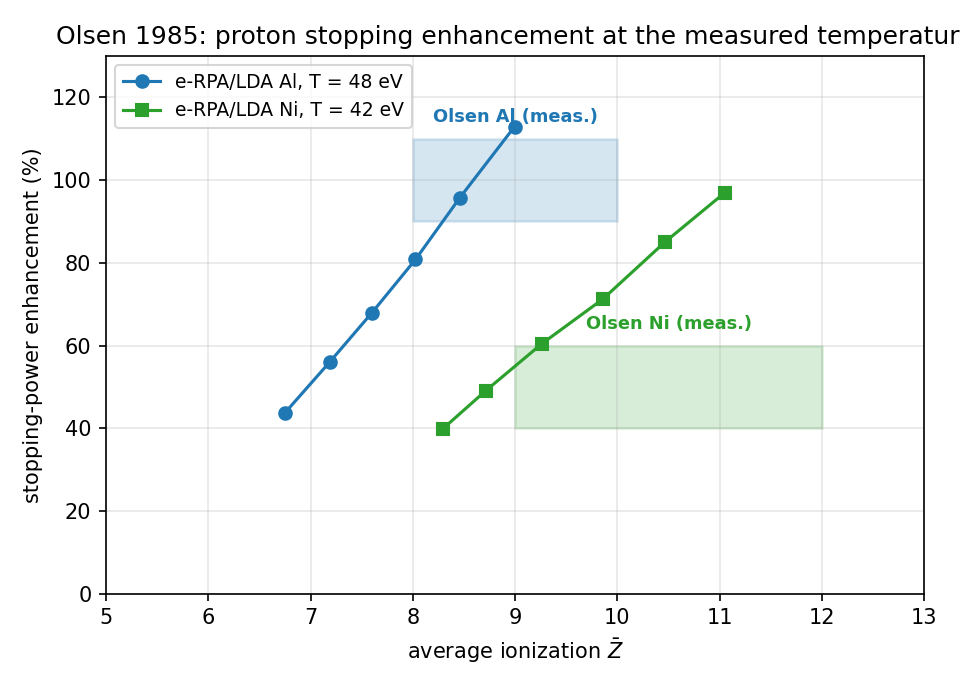

The script that saved this image:
# SPDX-License-Identifier: GPL-3.0-or-later
# Copyright (C) 2026 T. A. Mehlhorn, M. F. Gu, and I. Golovkin
"""
olsen_enhancement.py -- connect the e-RPA/LDA model to the Olsen 1985 data.

Olsen et al. (J. Appl. Phys. 58, 2958, 1985) measured the stopping-power
enhancement of 1.6 MeV protons in beam-heated Al and Ni foils: ~100% (Al) and
~50% (Ni) at peak intensity, with inferred average ionizations Zbar=8-10 (Al)
and 9-12 (Ni) at peak electron temperatures of 48 eV (Al) and 42 eV (Ni).

The enhancement is strongly density dependent, so we do NOT guess the expanded
foil density.  Instead we fix the temperature at the measured peak value and
scan density; the average-atom ionization balance then gives Zbar(rho), and the
density consistent with the measured Zbar is the physically correct one (Saha
constraint).  We plot the enhancement -- the reduction in the 1.6 MeV proton
range relative to cold matter -- along each measured isotherm vs Zbar, with the
measured enhancements overlaid.

Run (fac env):  python olsen_enhancement.py
"""
import os
import numpy as np
import matplotlib
matplotlib.use('Agg')
import matplotlib.pyplot as plt
from matplotlib.patches import Rectangle
from multiprocessing import Pool

EPROBE = 1.6                                   # MeV proton
# (name, Z, peak T eV, density scan, colour, marker, measured: Zlo,Zhi,Elo,Ehi)
CASES = [('Al', 13, 48, [0.002, 0.005, 0.01, 0.02, 0.04, 0.08],
          'tab:blue', 'o', (8, 10, 90, 110)),
         ('Ni', 28, 42, [0.005, 0.01, 0.02, 0.04, 0.08, 0.15],
          'tab:green', 's', (9, 12, 40, 60))]
WORK = '/tmp/olsenh'


def run(job):
    name, zt, T, rho = job
    od = '%s/%s_%g_%g' % (WORK, name, T, rho)
    os.system('python dedx.py --zt=%d --zp=1 --d=%g --t=%g --aa=2 --nuc=0 '
              '--emin=0.02 --emax=3 --mep=40 --od=%s >/dev/null 2>&1'
              % (zt, rho, T, od))


def read(od):
    zb = np.nan
    for ln in open('%s/dedx.dat' % od):
        if 'zbar' in ln:
            zb = float(ln.split('=')[1]); break
    d = np.loadtxt('%s/dedx.dat' % od)
    R = np.exp(np.interp(np.log(EPROBE), np.log(d[:, 0]), np.log(d[:, 2])))
    return zb, R


if __name__ == '__main__':
    os.makedirs(WORK, exist_ok=True)
    jobs = []
    for name, zt, T, rhos, _, _, _ in CASES:
        for rho in rhos:
            jobs.append((name, zt, T, rho))
            jobs.append((name, zt, 0.025, rho))    # cold reference, same density
    with Pool(14) as p:
        p.map(run, jobs)

    fig, ax = plt.subplots(figsize=(6.4, 4.6))
    for name, zt, T, rhos, col, mk, meas in CASES:
        Z, E = [], []
        for rho in rhos:
            zb, Rh = read('%s/%s_%g_%g' % (WORK, name, T, rho))
            _, Rc = read('%s/%s_%g_%g' % (WORK, name, 0.025, rho))
            Z.append(zb); E.append(100.0 * (Rc / Rh - 1.0))
        o = np.argsort(Z); Z = np.array(Z)[o]; E = np.array(E)[o]
        ax.plot(Z, E, mk + '-', color=col, label='e-RPA/LDA %s, T = %g eV' % (name, T))
        zlo, zhi, elo, ehi = meas
        ax.add_patch(Rectangle((zlo, elo), zhi - zlo, ehi - elo,
                               color=col, alpha=0.18, ec=col, lw=1.2))
        ax.text((zlo + zhi) / 2, ehi + 4, 'Olsen %s (meas.)' % name,
                color=col, fontsize=8.5, ha='center', fontweight='bold')
        print('%s (T=%g eV): Zbar %.1f-%.1f, enhancement %.0f-%.0f%%'
              % (name, T, Z.min(), Z.max(), E.min(), E.max()))

    ax.set_xlabel(r'average ionization $\bar{Z}$')
    ax.set_ylabel('stopping-power enhancement (%)')
    ax.set_title('Olsen 1985: proton stopping enhancement at the measured temperature')
    ax.set_xlim(5, 13); ax.set_ylim(0, 130)
    ax.legend(loc='upper left', fontsize=9); ax.grid(alpha=0.3)
    fig.tight_layout()
    fig.savefig('olsen_enhancement.png', dpi=150)
    fig.savefig('olsen_enhancement.pdf')
    print('wrote olsen_enhancement.png/.pdf')
